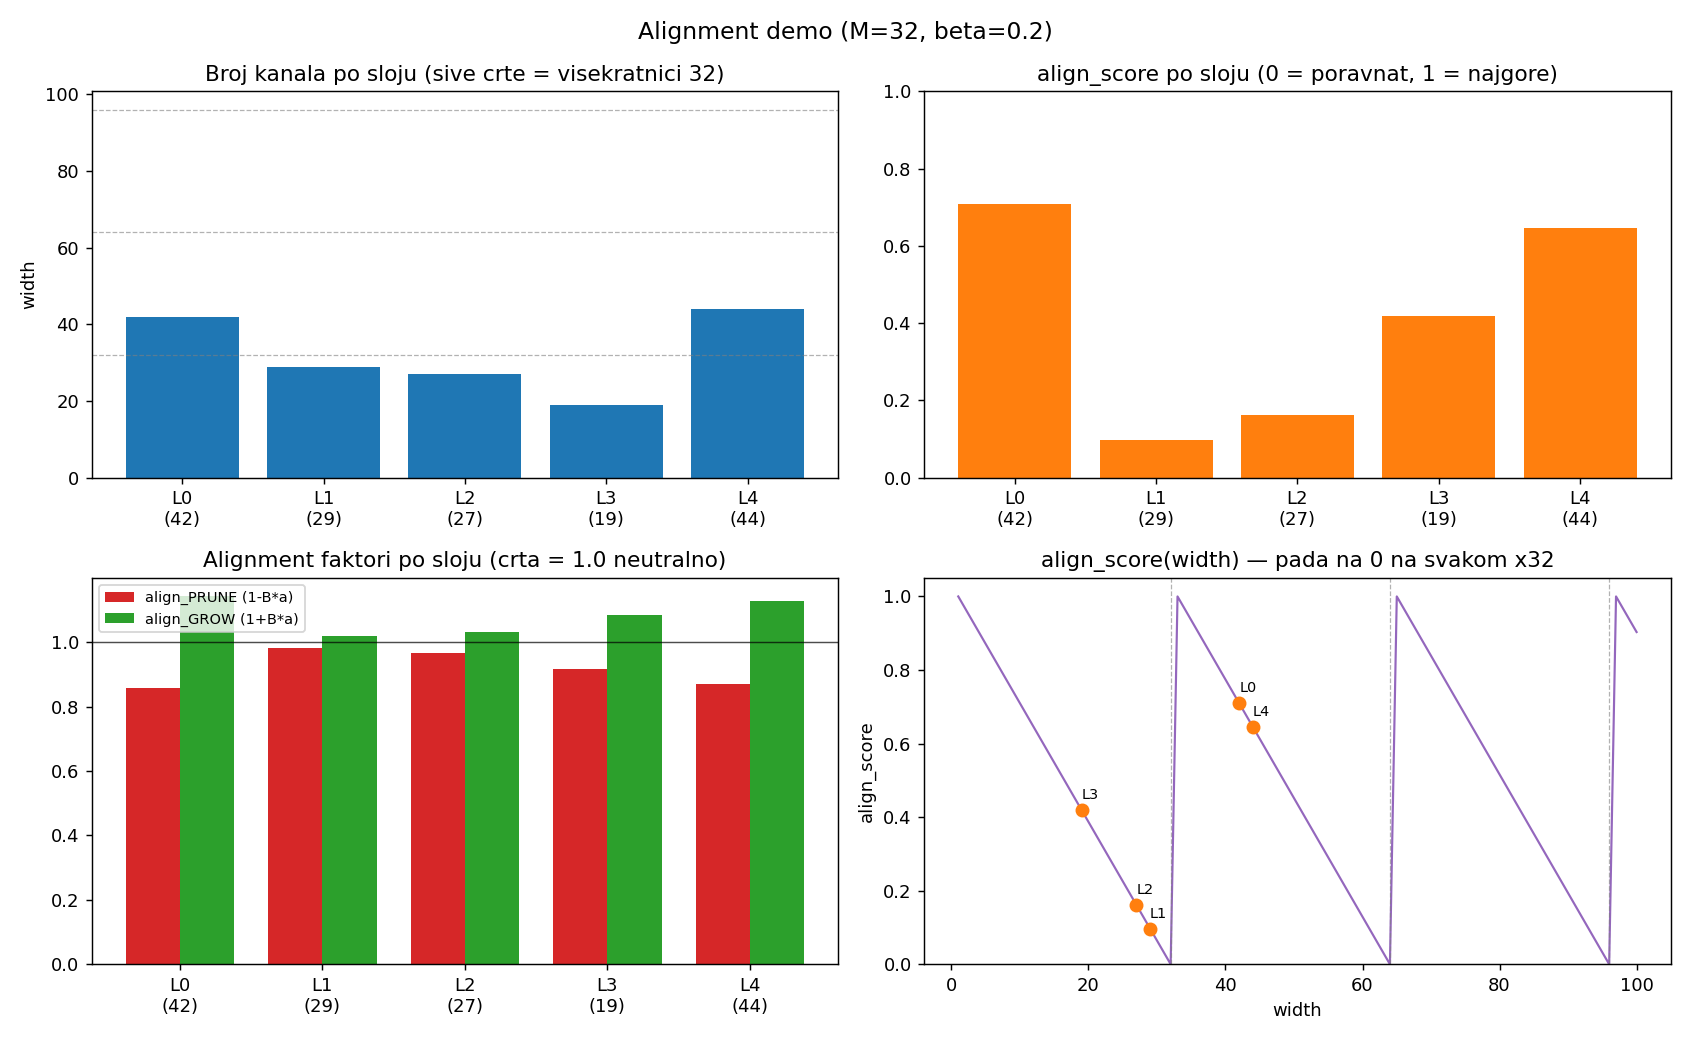

Here is the Python script that generated this plot:
import math
import random

BETA = 0.2
M = 32
N_LAYERS = 5
SEED = None
OUT_PNG = "align_score_demo.png"


def align_score(width, m=M):
    gap = (-width) % m
    return gap / (m - 1)


def main():
    if SEED is not None:
        random.seed(SEED)
    widths = [random.randint(1, 100) for _ in range(N_LAYERS)]

    rows = []
    for i, w in enumerate(widths):
        a = align_score(w)
        rows.append({"layer": i, "width": w, "tiles": math.ceil(w / M), "align": a,
                     "prune": 1 - BETA * a, "grow": 1 + BETA * a})

    print(f"\n  M={M}  BETA={BETA}   (align: 0 = poravnat na x{M}, vece = dalje od sljedeceg x{M})\n")
    print(f"  {'sloj':>4} {'width':>6} {'tiles':>6} {'align_score':>12} {'align_PRUNE':>12} {'align_GROW':>11}")
    print("  " + "-" * 58)
    for r in rows:
        print(f"  {r['layer']:>4} {r['width']:>6} {r['tiles']:>6} "
              f"{r['align']:>12.3f} {r['prune']:>12.3f} {r['grow']:>11.3f}")

    import matplotlib
    matplotlib.use("Agg")
    import matplotlib.pyplot as plt

    fig, axes = plt.subplots(2, 2, figsize=(13, 8))
    x = [r["layer"] for r in rows]
    labels = [f"L{r['layer']}\n({r['width']})" for r in rows]

    ax = axes[0, 0]
    ax.bar(x, [r["width"] for r in rows], color="tab:blue")
    for k in range(M, 101, M):
        ax.axhline(k, color="gray", ls="--", lw=0.7, alpha=0.6)
    ax.set_title(f"Broj kanala po sloju (sive crte = visekratnici {M})")
    ax.set_xticks(x); ax.set_xticklabels(labels); ax.set_ylabel("width")

    ax = axes[0, 1]
    ax.bar(x, [r["align"] for r in rows], color="tab:orange")
    ax.set_title("align_score po sloju (0 = poravnat, 1 = najgore)")
    ax.set_xticks(x); ax.set_xticklabels(labels); ax.set_ylim(0, 1)

    ax = axes[1, 0]
    bw = 0.38
    ax.bar([xx - bw / 2 for xx in x], [r["prune"] for r in rows], width=bw, label="align_PRUNE (1-B*a)", color="tab:red")
    ax.bar([xx + bw / 2 for xx in x], [r["grow"] for r in rows], width=bw, label="align_GROW (1+B*a)", color="tab:green")
    ax.axhline(1.0, color="black", lw=0.8, alpha=0.7)
    ax.set_title("Alignment faktori po sloju (crta = 1.0 neutralno)")
    ax.set_xticks(x); ax.set_xticklabels(labels); ax.legend(fontsize=8)

    ax = axes[1, 1]
    ws = list(range(1, 101))
    ax.plot(ws, [align_score(w) for w in ws], color="tab:purple", lw=1.2)
    ax.scatter([r["width"] for r in rows], [r["align"] for r in rows], color="tab:orange", zorder=5, s=45)
    for r in rows:
        ax.annotate(f"L{r['layer']}", (r["width"], r["align"]), textcoords="offset points", xytext=(0, 6), fontsize=8)
    for k in range(M, 101, M):
        ax.axvline(k, color="gray", ls="--", lw=0.7, alpha=0.6)
    ax.set_title(f"align_score(width) — pada na 0 na svakom x{M}")
    ax.set_xlabel("width"); ax.set_ylabel("align_score"); ax.set_ylim(0, 1.05)

    fig.suptitle(f"Alignment demo (M={M}, beta={BETA})", fontsize=13)
    fig.tight_layout()
    fig.savefig(OUT_PNG, dpi=130)
    print(f"\n  [plot] spremljeno: {OUT_PNG}\n")


if __name__ == "__main__":
    main()
